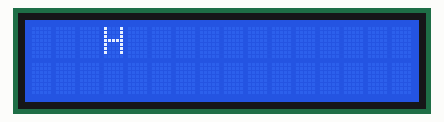
This sketch was run on a simulated Arduino Uno, built with avr-gcc and run on an emulated ATmega328P. Parts: 16×2 character LCD.

Above: at 0.16 s.
At 1.07 s:
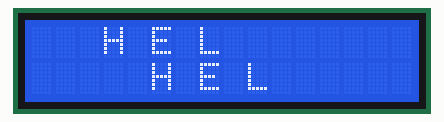
At 1.47 s:
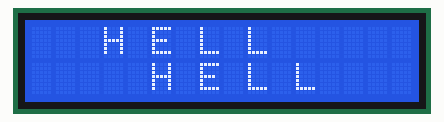
At 1.98 s:
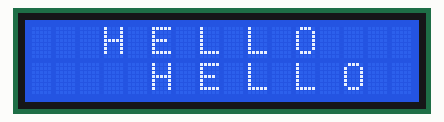
At 6.37 s:
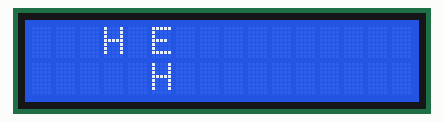

The sketch:

Test_LCD.ino
```cpp
#include <Wire.h>
#include <LiquidCrystal_I2C.h>

LiquidCrystal_I2C lcd(0x3f, 2, 1, 0, 4, 5, 6, 7, 3, POSITIVE);

void setup(){
  Serial.begin(9600);
  lcd.begin(16,2);
  lcd.backlight();
}
  void loop(){

  lcd.setCursor(3,0);
  lcd.print("H");
  delay(200);
  lcd.setCursor(5,1);
  lcd.print("H");
  delay(200);

  lcd.setCursor(5,0);
  lcd.print("E");
  delay(200);
  lcd.setCursor(7,1);
  lcd.print("E");
  delay(200);

  lcd.setCursor(7,0);
  lcd.print("L");
  delay(100);
  lcd.setCursor(9,1);
  lcd.print("L");
  delay(200);

  lcd.setCursor(9,0);
  lcd.print("L");
  delay(200);
  lcd.setCursor(11,1);
  lcd.print("L");
  delay(200);

  lcd.setCursor(11,0);
  lcd.print("O");
  delay(200);
  lcd.setCursor(13,1);
  lcd.print("O");
  delay(400);
  lcd.clear();

  delay(400);
  lcd.setCursor(3,0);
  lcd.print("H E L L O");
  lcd.setCursor(5,1);
  lcd.print("H E L L O");
  delay(400);
  lcd.clear();
  delay(400);

  lcd.setCursor(3,0);
  lcd.print("H E L L O");
  lcd.setCursor(5,1);
  lcd.print("H E L L O");
  delay(400);
  lcd.clear();
  delay(400);

  lcd.setCursor(3,0);
  lcd.print("H E L L O");
  lcd.setCursor(5,1);
  lcd.print("H E L L O");
  delay(400);
  lcd.clear();
  delay(400);

  lcd.setCursor(3,0);
  lcd.print("H E L L O");
  lcd.setCursor(5,1);
  lcd.print("H E L L O");
  delay(400);
  lcd.clear();
  delay(400);
}
```

Measured:
- by itself, everything shown: repeats every 5.8 s, in 19 steps
- what the display in image 3 shows lasts 0.4 s, from 1.8 s to 2.2 s
